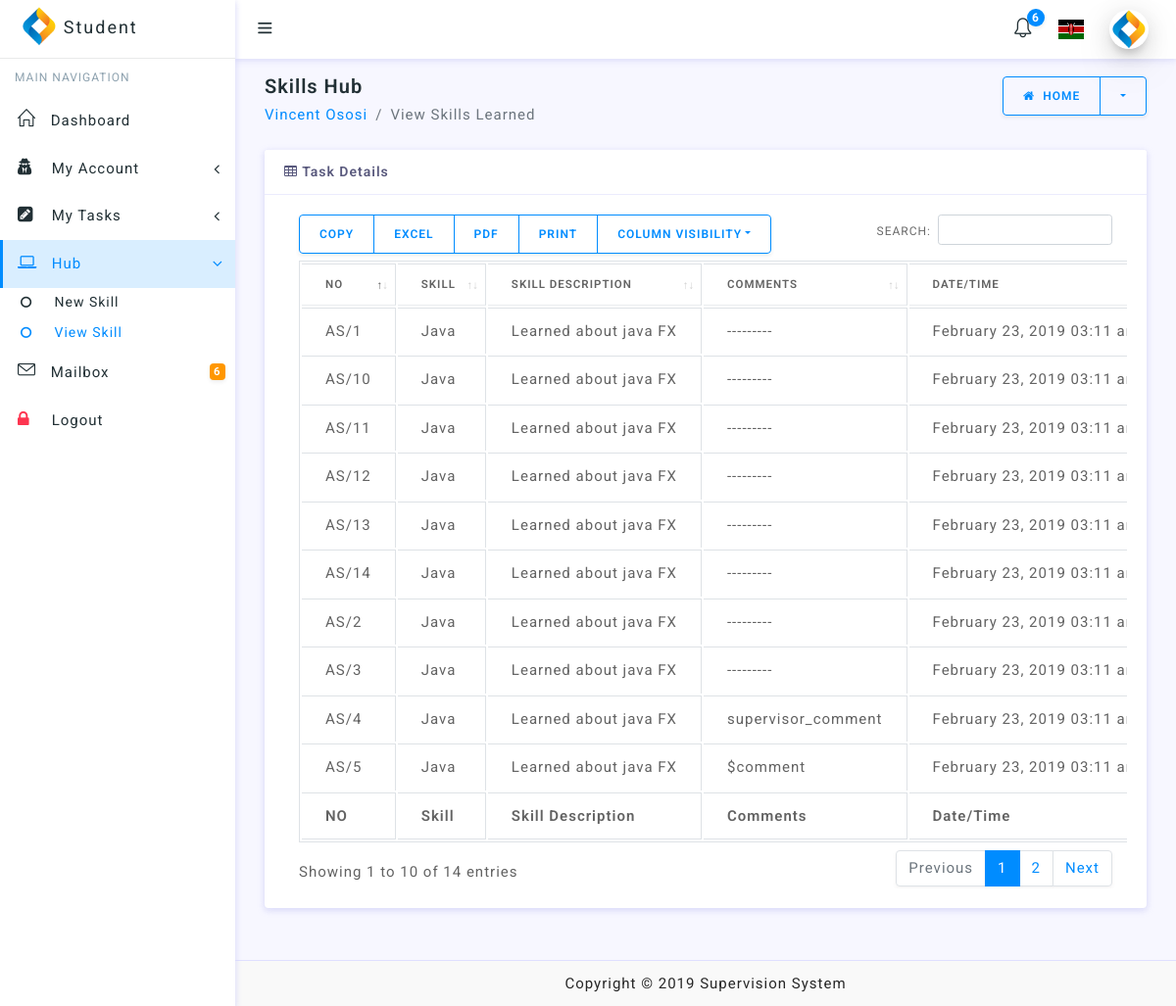
/student/dashboard/hub.php (signed in), run on the app's committed database.
### tables this page shows
CREATE TABLE `student_table` (
  `id` int(11) NOT NULL,
  `student_name` varchar(255) NOT NULL,
  `phone_number` varchar(255) NOT NULL,
  `national_id` varchar(255) NOT NULL,
  `email` varchar(255) NOT NULL,
  `address` varchar(255) NOT NULL,
  `gender` varchar(255) NOT NULL,
  `secret_code` varchar(255) NOT NULL,
  `password` varchar(255) NOT NULL,
  `created_at` datetime NOT NULL
);

CREATE TABLE `hub_table` (
  `id` int(11) NOT NULL,
  `student_id` int(11) NOT NULL,
  `learn` longtext NOT NULL,
  `skill` longtext NOT NULL,
  `comment` longtext,
  `created_at` datetime NOT NULL
);

### student/sessions/student_session.php (called while the page is built, shortened)
<?php
require '../../DBConnection/Connection.php';
$student_check = $_SESSION['login_student'];
$ses_sql = mysqli_query($connection, "select * from student_table where national_id='$student_check'");
$row = mysqli_fetch_assoc($ses_sql);
$student_id = $row['id'];
$student_name = $row['student_name'];

### student/dashboard/hub.php (the view, shortened to what this page needs)
<?php
require '../sessions/student_session.php';
?>
<!doctype html>
<html lang="en">
<head>
    <link href="../../inc/table.css" rel="stylesheet" type="text/css"/>
</head>
<body>
<div id="wrapper">
    <?php
    require '../layouts/student_layout.php';
    ?>
    <div class="content-wrapper">
        <div class="container-fluid">
            <div class="row pt-2 pb-2">
                <div class="col-sm-9">
                    <h4 class="page-title">Skills Hub</h4>
                    <ol class="breadcrumb">
                        <li class="breadcrumb-item"><a href="changePassword.php"><?php echo $student_name ?></a></li>
                        <li class="breadcrumb-item active" aria-current="page">View Skills Learned</li>
                    </ol>
                </div>
                <div class="col-sm-3">
                    <a href="home.php">
                        <div class="btn-group float-sm-right">
                            <button type="button" class="btn btn-outline-primary waves-effect waves-light"><i
                                        class="fa fa-home mr-1"></i> Home
                            </button>
                            <button type="button"
                                    class="btn btn-outline-primary dropdown-toggle dropdown-toggle-split waves-effect waves-light"
                                    data-toggle="dropdown">
                            </button>
                        </div>
                    </a>
                </div>
            </div>
            <div class="row">
                <div class="col-lg-12">
                    <div class="card">
                        <?php
                        if ($connection) {
                            $result = mysqli_query($connection, "SELECT * FROM hub_table WHERE student_id='$student_id' ORDER BY id DESC ");
                            if (mysqli_num_rows($result) > 0) {
                                echo '<div class="card-header"><i class="fa fa-table"></i> Task Details</div>';
                                echo '<div class="card-body">';
                                echo '<div class="table-responsive">
                                <table id="example" class="table table-bordered">
                                    <thead>
                                    <tr>
                                      <th>NO</th>
                                    <th>Skill</th>
                                    <th>Skill Description</th>
                                    <th>Comments</th>
                                    <th>Date/Time</th>
                                    </tr>
                                    </thead>';
                                echo '<tbody>';
                                while ($row = mysqli_fetch_array($result)) {
                                    echo "<tr><td>";
                                    echo 'AS/' . $row['id'];
                                    echo "</td><td>";
                                    echo $row['learn'];
                                    echo "</td><td>";
                                    echo $row['skill'];
                                    echo "</td><td>";
                                    if (!empty($row['comment'])) {
                                        echo $row['comment'];
                                    } else {
                                        echo '---------';
                                    }
                                    echo "</td><td>";
                                    echo date('F d, Y h:i a', strtotime($row['created_at']));
                                    echo "</td></tr>";
                                }
                                echo '</tbody>';
                                echo '<tfoot>
                                    <tr>
                                     <th>NO</th>
                                    <th>Skill</th>
                                    <th>Skill Description</th>
                                    <th>Comments</th>
                                    <th>Date/Time</th>
                                    </tr>
                                    </tfoot>
                                </table>
                            </div>';
                                echo '</div>';
                            } else {
                                echo '<center><h2 class="text-danger text-uppercase">No Skills Saved Yet.</h2></center>';
                            }
                        }
                        ?>
                    </div>
                </div>
            </div>
        </div>
    </div>
    <?php
    require('../../inc/footer.php')
    ?>
</div>
</body>
</html>

### data on the page
student_table: student_name "Vincent Ososi"
hub_table: id "14", learn "Java", skill "Learned about java FX", created_at "February 23, 2019 03:11…"
hub_table: id "13", learn "Java", skill "Learned about java FX", created_at "February 23, 2019 03:11…"
hub_table: id "12", learn "Java", skill "Learned about java FX", created_at "February 23, 2019 03:11…"
hub_table: id "11", learn "Java", skill "Learned about java FX", created_at "February 23, 2019 03:11…"
hub_table: id "10", learn "Java", skill "Learned about java FX", created_at "February 23, 2019 03:11…"
hub_table: id "5", learn "Java", skill "Learned about java FX", comment "$comment", created_at "February 23, 2019 03:11…"
hub_table: id "4", learn "Java", skill "Learned about java FX", comment "supervisor_comment", created_at "February 23, 2019 03:11…"
hub_table: id "3", learn "Java", skill "Learned about java FX", created_at "February 23, 2019 03:11…"
hub_table: id "2", learn "Java", skill "Learned about java FX", created_at "February 23, 2019 03:11…"
hub_table: id "1", learn "Java", skill "Learned about java FX", created_at "February 23, 2019 03:11…"

### other printed values
$unReadNotifications "6"
$appName "Supervision System"
